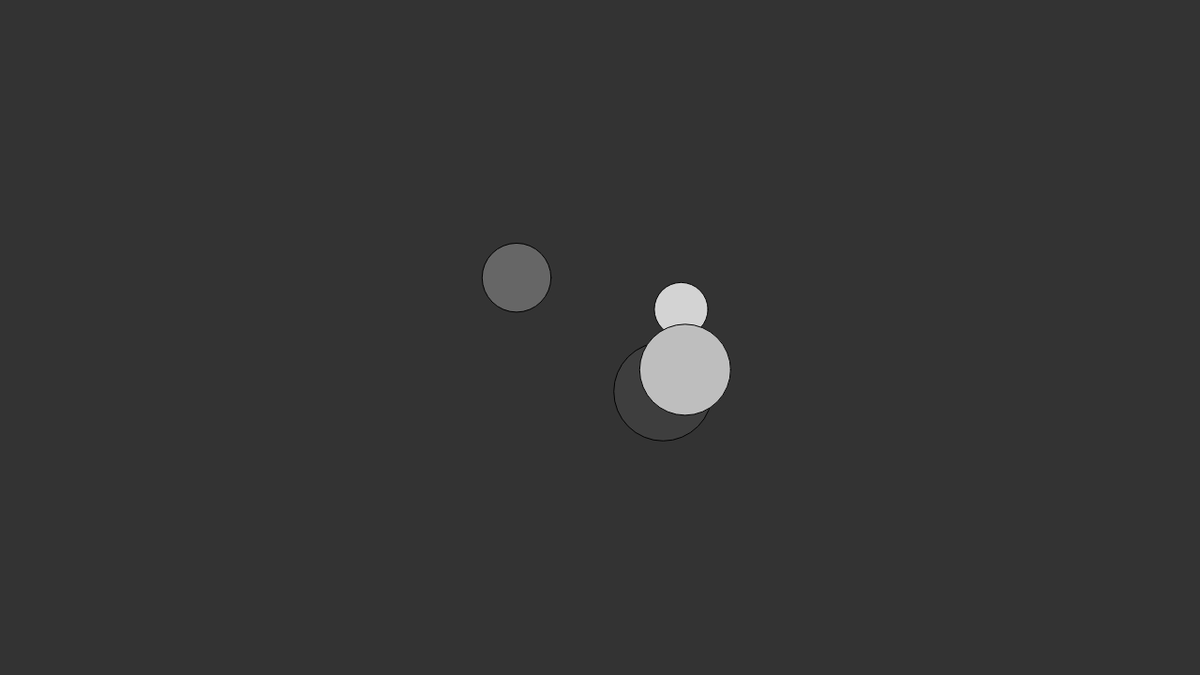
Frame 1 (no input)
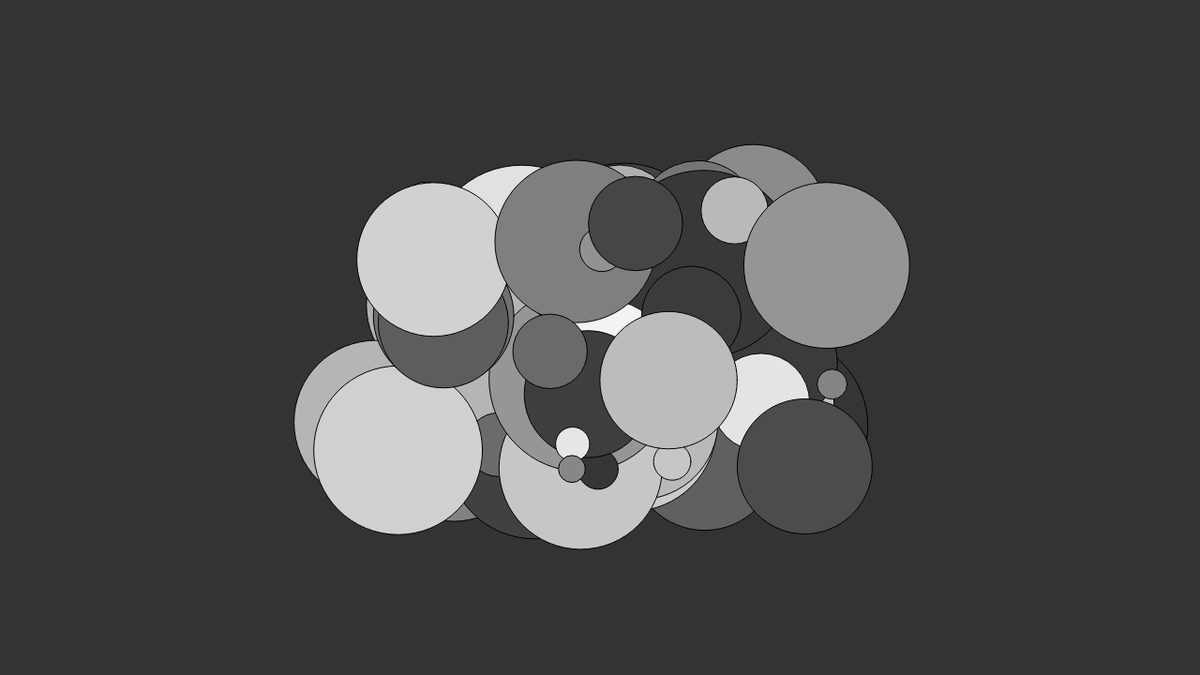
Frame 60 (no input)
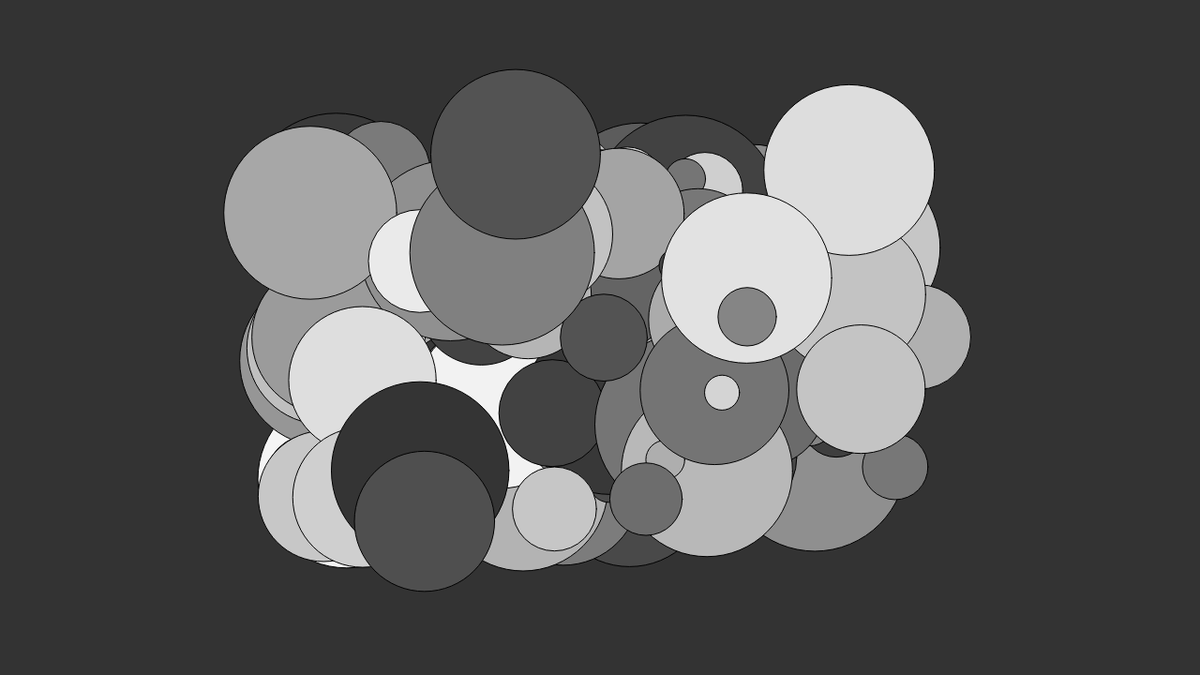
Frame 120 (the mouse pressed at the canvas centre since frame 60)

The p5.js sketch that drew these frames (run headless with seeded random() and noise() and a simulated clock; from frame 60 on, the mouse is pressed at the canvas centre):

// p5.js sketch
// ── sketch.js
/*

*/

var frame
var update = true
var clearScreen = false

function setup() {
  createCanvas(1280, 720)
  clear()
  background(51)
  frame = 0
}

function mouseClicked(){
  update = !update
}

function keyPressed() {
  if (key === ' '){
    clearScreen = true
  }
}

function draw() {
  frame=frame+1

  // this is a sigmoid-esque function to control how the circle centers
  // move to the edges of the canvas over time
  // values range from ~0.25 to 1. changing the constant to be larger will
  // make it take longer to scale out
  posScale = 1-1/(1+exp(1/100*frame-1))

  if (clearScreen){
    clear()
    background(51)
    clearScreen = false
    frame = 0
  }
  //noStroke()
  ellipseMode(RADIUS)

  if(!update) return

  var numCircles = random(5)
  for (var i = 0; i < numCircles; i++){
      var radius = random(10, 100)//random(5,(1-posScale)*250)
      var randX = width/2 + posScale * random(-width/2,width/2)
      var randY = height/2 + posScale * random(-height/2, height/2)
      fill(50+10*random(20))
      ellipse(randX, randY, radius, radius)
  }
}
